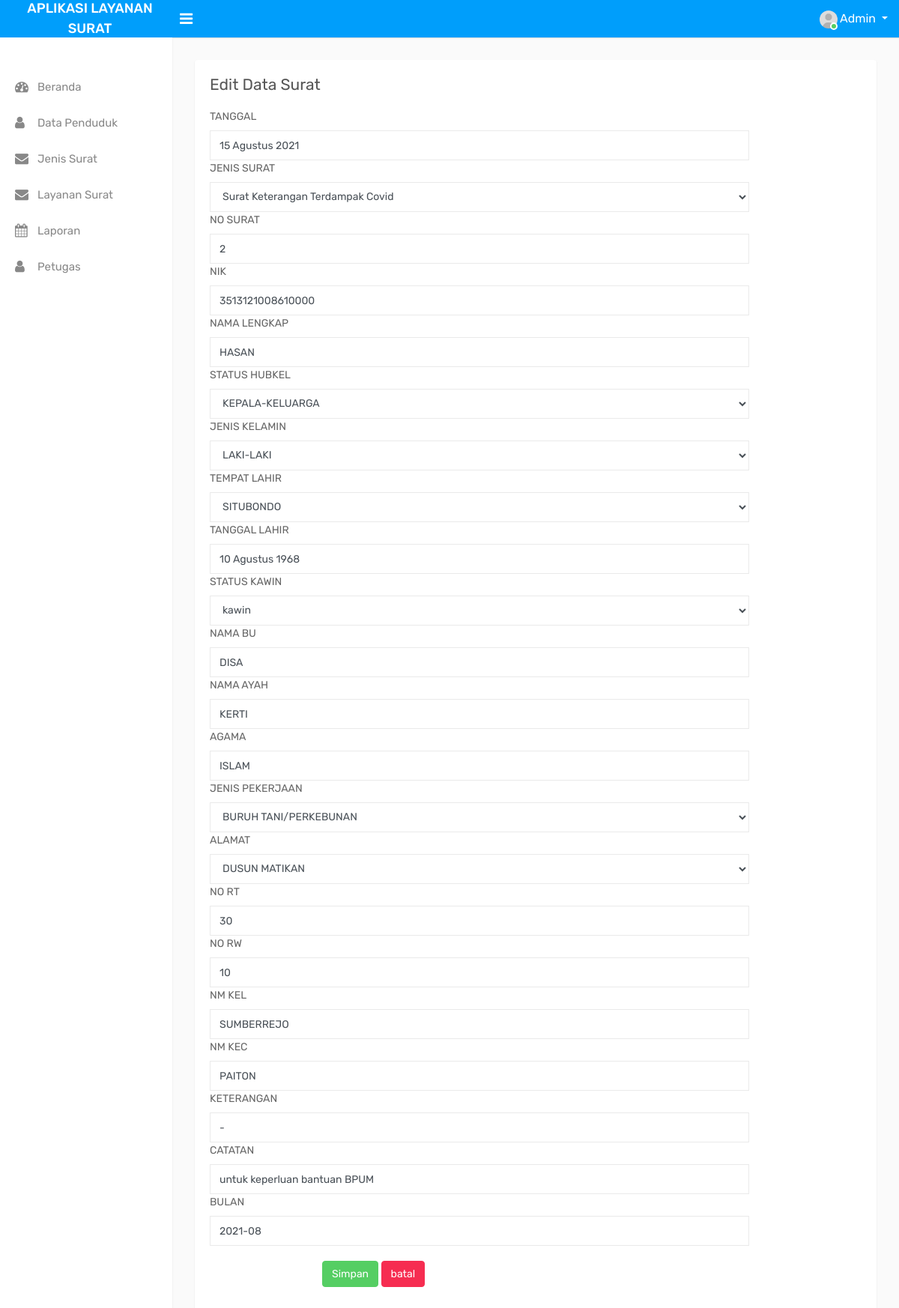
/editsurat/2, run on the app's committed database.
### surat/models.py (models this page shows, shortened)
class Surat(models.Model):
    STAT_HBKEL = (
        ('KEPALA-KELUARGA', 'KEPALA-KELUARGA' ),
        ('ISTRI', 'ISTRI' ),
        ('ANAK', 'ANAK' ),
        ('CUCU', 'CUCU' ),
        ('FAMILI-LAIN', 'FAMILI-LAIN' ),
        ('MERTUA', 'MERTUA' ),
        ('ORANG-TUA', 'ORANG-TUA' ),
    )
    JENIS_KELAMIN = (
        ('LAKI-LAKI', 'LAKI-LAKI' ),
        ('PEREMPUAN', 'PEREMPUAN' ),
    )
    ALAMAT = (
        ('DUSUN KEJAWAN', 'DUSUN KEJAWAN' ),
        ('DUSUN MATIKAN', 'DUSUN MATIKAN' ),
        ('DUSUN KRAJAN', 'DUSUN KRAJAN' ),
    )
    KETERANGAN = (
        ('MENINGGAL', 'MENINGGAL' ),
        ('PINDAH', 'PINDAH' ),
    )
    STATUS_KAWIN= (
        ('belum kawin', 'belum kawin' ),
        ('cerai hidup', 'cerai hidup' ),
        ('cerai mati', 'cerai mati' ),
        ('kawin', 'kawin' ),
    )
    TMPT_LAHIR =(
        ('BALI', 'BALI' ),
        ('BANYUWANGI', 'BANYUWANGI' ),
        ('BATANG', 'BATANG' ),
        ('BLITAR', 'BLITAR' ),
        ('BONDOWOSO', 'BONDOWOSO' ),
        ('BREBES', 'BREBES' ),
        ('CIREBON', 'CIREBON' ),
        ('DEWAN KALER', 'DEWAN KALER' ),
        ('DENPASAR', 'DENPASAR' ),
        ('GORONTALO', 'GORONTALO' ),
        ('GRESIK', 'GRESIK' ),
        ('JAKARTA', 'JAKARTA' ),
        ('JEMBER', 'JEMBER' ),
        ('JEPARA', 'JEPARA' ),
        ('JOMBANG', 'JOMBANG' ),
        ('KARANG ASEM', 'KARANG ASEM' ),
        ('KARAWANG', 'KARAWANG' ),
        ('KEBUMIN', 'KEBUMIN' ),
        ('KEDIRI', 'KEDIRI' ),
        ('KUTAI', 'KUTAI' ),
        ('LAMONGAN', 'LAMONGAN' ),
        ('LUMAJANG', 'LUMAJANG' ),
        ('MADIUN', 'MADIUN' ),
        ('MALANG', 'MALANG' ),
        ('MOJOKERTO', 'MOJOKERTO' ),
        ('NGANJUK', 'NGANJUK' ),
        ('NGAWI', 'NGAWI' ),
        ('PAMEKASAN', 'PAMEKASAN' ),
        ('PASER', 'PASER' ),
        ('PASURUAN', 'PASURUAN' ),
        ('PEMALANG', 'PEMLANG' ),
        ('PROBOLINGGO', 'PROBOLINGGO' ),
        ('SEMARANG', 'SEMARANG' ),
        ('SEMPULANG', 'SEMPULANG' ),
        ('SIDOARJO', 'SIDOARJO' ),
        ('SINGARAJA', 'SINGARAJA' ),
        ('SITUBONDO', 'SITUBONDO' ),
        ('SUBANG', 'SUBANG' ),
        ('SUKABUMI', 'SUKABUMI' ),
        ('SUMENEP', 'SUMENEP' ),
        ('SURABAYA', 'SURABAYA' ),
        ('TUBAN', 'TUBAN' ),
        ('TULUNG AGUNG', 'TULUNG AGUNG' ),
    )
    JENIS_PEKERJAAN = (
        ('APOTEKER', 'APOTEKER' ),
        ('BELUM/TIDAK BEKERJA', 'BELUM/TIDAK BEKERJA' ),
        ('BIDAN', 'BIDAN' ),
        ('BURUH HARIAN LEPAS', 'BURUH HARIAN LEPAS' ),
        ('BURUH PETERNAKAN', 'BURUH PETERNAKAN' ),
        ('BURUH TANI/PERKEBUNAN', 'BURUH TANI/PERKEBUNAN' ),
        ('DOSEN', 'DOSEN'),
        ('GURU', 'GURU' ),
        ('KARYAWAN BUMN', 'KARYAWAN BUMN' ),
        ('KARYAWAN HONORER', 'KARYAWAN HONORER' ),
        ('KARYAWAN SWASTA', 'KARYAWAN SWASTA' ),
        ('KEPOLISIAN RI', 'KEPOLISIAN RI' ),
        ('KONSTRUKSI', 'KONSTRUKSI' ),
        ('MEKANIK', 'MEKANIK' ),
        ('MENGURUS RUMAH TANGGA', 'MENGURUS RUMAH TANGGA' ),
        ('NELAYAN/PERIKANAN', 'NELAYAN/PERIKANAN' ),
        ('PEDAGANG', 'PEDAGANG' ),
        ('PEGAWAI NEGERI SIPIL', 'PEGAWAI NEGERI SIPIL' ),
        ('PELAJAR/MAHASISWA', 'PELAJAR/MAHASISWA' ),
        ('PEMBANTU RUMAH TANGGA', 'PEMBANTU RUMAH TANGGA' ),
        ('PENSIUNAN', 'PENSIUNAN' ),
        ('PERANGKAT DESA', 'PERANGKAT DESA' ),
        ('PERAWAT', 'PERAWAT' ),
        ('PERDAGANGAN', 'PERDAGANGAN' ),
        ('PETANI/PEKEBUN', 'PETANI/PEKEBUN' ),
        ('TRANSPORTASI', 'TRANSPORTASI' ),
        ('TUKANG BATU', 'TUKANG BATU' ),
        ('TUKANG JAHIT', 'TUKANG JAHIT' ),
        ('TUKANG KAYU', 'TUKANG KAYU' ),
        ('TUKANG LAS/PANDAI BESI', 'TUKANG LAS/PANDAI BESI' ),
        ('USTADZ/MUBALIGH', 'USTADZ/MUBALIGH' ),
        ('WIRASWASTA', 'WIRASWASTA' ),
    )
    JENIS_SURAT = (
        ('Surat Keterangan Usaha', 'Surat Keterangan Usaha'),
        ('Surat Keterangan Tidak Mampu', 'Surat Keterangan Tidak Mampu'),
        ('Surat Keterangan Terdampak Covid', 'Surat Keterangan Terdampak Covid'),
        ('Surat Keterangan Penghasilan', 'Surat Keterangan Penghasilan'),
        ('Surat Keterangan Kematian', 'Surat Keterangan Kematian'),
        ('Surat Keterangan Kelakuan Baik', 'Surat Keterangan Kelakuan Baik'),
        ('Surat Keterangan Kehilangan', 'Surat Keterangan Kehilangan'),
        ('Surat Keterangan Domisili', 'Surat Keterangan Domisili'),
    )
    TANGGAL = models.CharField(max_length=20,blank=True, null=True)
    JENIS_SURAT = models.CharField(max_length=50, blank=True, null=True, choices=JENIS_SURAT)
    NO_SURAT = models.CharField(max_length=50, blank=True, null=True)
    NIK = models.CharField(max_length=16,blank=True, null=True)
    NAMA_LENGKAP = models.CharField(max_length=100, blank=True, null=True)
    STAT_HBKEL = models.CharField(max_length=30, blank=True, null=True, choices=STAT_HBKEL)
    JENIS_KELAMIN = models.CharField(max_length=20, blank=True, null=True, choices=JENIS_KELAMIN)
    TMPT_LAHIR = models.CharField(max_length=25,  blank=True, null=True, choices=TMPT_LAHIR)
    TGL_LHR = models.CharField(max_length=25,blank=True, null=True,)
    STATUS_KAWIN = models.CharField(max_length=15, blank=True, null=True, choices=STATUS_KAWIN)
    NAMA_IBU = models.CharField(max_length=100, blank=True, null=True)
    NAMA_AYAH = models.CharField(max_length=100, blank=True, null=True)
    AGAMA = models.CharField(max_length=10, blank=True, null=True)
    JENIS_PEKERJAAN = models.CharField(max_length=100,blank=True, null=True, choices=JENIS_PEKERJAAN)
    ALAMAT = models.CharField(max_length=50,blank=True, null=True, choices=ALAMAT)
    NO_RT = models.CharField(max_length=3,blank=True, null=True)
    NO_RW = models.CharField(max_length=3,blank=True, null=True)
    NM_KEL = models.CharField(max_length=20,blank=True, null=True)
    NM_KEC = models.CharField(max_length=20, blank=True, null=True)
    KETERANGAN = models.CharField(max_length=100, blank=True, null=True)
    CATATAN = models.CharField(max_length=250, blank=True, null=True)
    BULAN = models.CharField(max_length=20, blank=True, null=True)
    class Meta:
        verbose_name_plural ="Surat"

### surat/views.py (the view)
# urls.py: path('editsurat/<str:pk>', views.editsurat, name='editsurat'),
def editsurat (request, pk):
    ed_surat = Surat.objects.get(id=pk)
    editsurat = SuratForm(instance=ed_surat)
    if request.method == 'POST':
        formedit = SuratForm(request.POST, instance=ed_surat)
        if formedit.is_valid:
            formedit.save()
            return redirect('surat')
    context = {
        "menu" : 'edit surat',
        "page" : 'Edit Surat',
        "editsurat" : editsurat,
    }
    return render(request, 'surat/editsurat.html', context)

### surat/templates/surat/editsurat.html (shortened to what this page needs)
{% extends "base.html" %}
{% load static %}
{% load crispy_forms_tags %}
{% block content %}
<div class="page-wrapper">
    <div class="content">
        <div class="row">
            <div class="col-sm-12">
                <div class="card-box">
                    <div class="card-block">
                        <h4 class="page-title">Edit Data Surat</h4>
                    <form class="#" method="POST" novalidate="novalidate">
                        <div class="form-group row">
                            <div class="col-md-10">
                                {{ editsurat | crispy }}
                            </div>
                        </div>
                        <div class="form-group row">
                            <div class="col-sm-10 ml-sm-auto">
                                <button class="btn btn-success" type="submit"> Simpan</button>
                                <a class="btn btn-danger" href="{% url 'surat'%}"> batal</a>
                            </div>
                        </div>
                    </form>
                </div>
            </div>
</div>
            {% endblock content %}

### data on the page
Surat: TANGGAL "15 Agustus 2021", JENIS_SURAT "Surat Keterangan Terdampak Covid", NO_SURAT "2", NIK "3513121008610000", NAMA_LENGKAP "HASAN", STAT_HBKEL "KEPALA-KELUARGA", JENIS_KELAMIN "LAKI-LAKI", TMPT_LAHIR "SITUBONDO", TGL_LHR "10 Agustus 1968", STATUS_KAWIN "kawin", NAMA_IBU "DISA", NAMA_AYAH "KERTI", AGAMA "ISLAM", JENIS_PEKERJAAN "BURUH TANI/PERKEBUNAN", ALAMAT "DUSUN MATIKAN", NO_RT "30", NO_RW "10", NM_KEL "SUMBERREJO", NM_KEC "PAITON", KETERANGAN "-", CATATAN "untuk keperluan bantuan BPUM", BULAN "2021-08"
